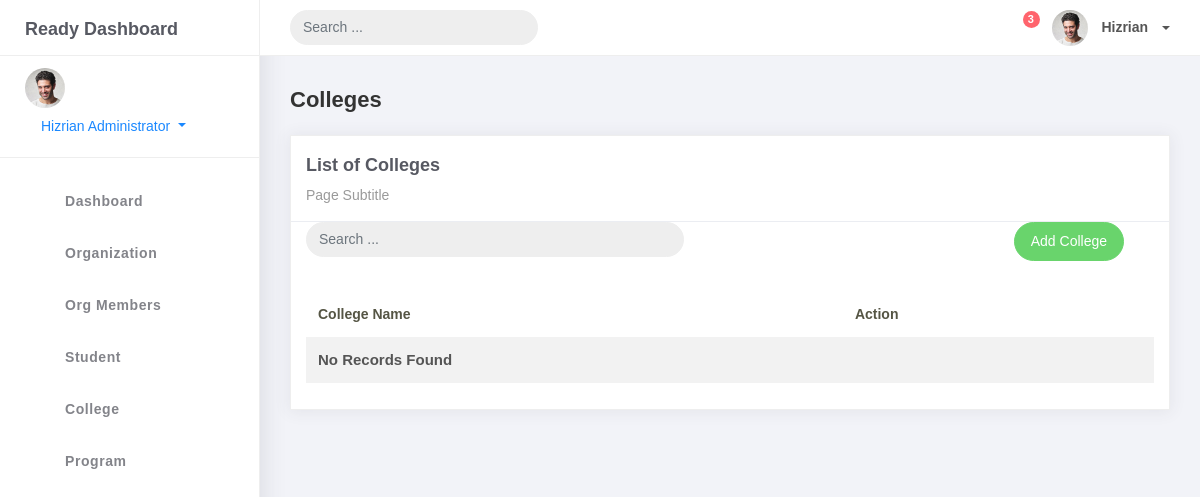
The page /college_list on the database as committed earlier.
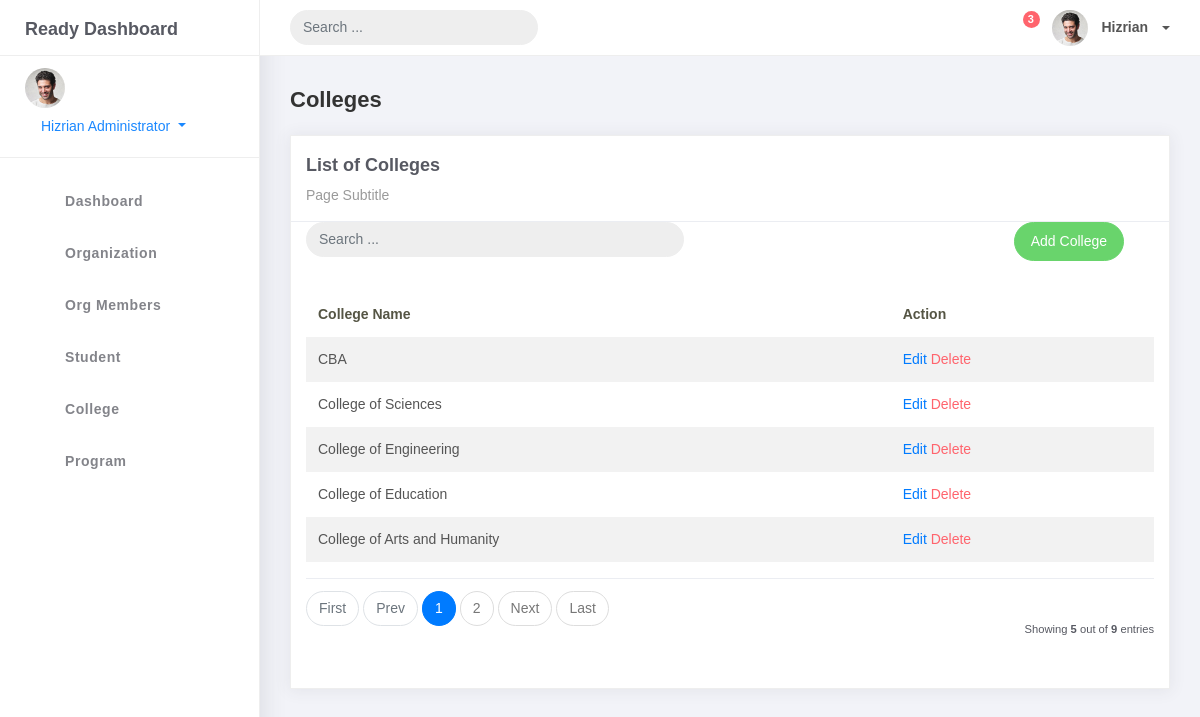
The same page on the database as committed later.
### studentorgs/models.py (models this page shows, shortened)
class BaseModel(models.Model):
    created_at = models.DateTimeField(auto_now_add=True, db_index=True)
    updated_at = models.DateTimeField(auto_now=True)
    class Meta:
        abstract = True

class College(BaseModel):
    college_name = models.CharField(max_length=150)

### studentorgs/views.py (the view)
# urls.py: path('college_list', CollegeList.as_view(), name='college-list'),
class CollegeList(ListView):
    model = College
    context_object_name = 'college'
    template_name = 'college_list.html'
    paginate_by = 5
    def get_queryset(self):
        qs = super().get_queryset()
        query = self.request.GET.get("q")
        if query:
            qs = qs.filter(Q(college_name__icontains=query))
        return qs

### templates/college_list.html
{% extends 'base.html' %}
{% load static %}
{% block content %}
<div class="content">
    <div class="container-fluid">
        <h4 class="page-title">Colleges</h4>
        <div class="row">
            <div class="col-md-12">
                <div class="card">
                    <div class="card-header">
                        <div class="card-title">List of Colleges</div>
                        <div class="card-category">Page Subtitle</div>
                    </div>
                    <div class="col-md-12 row">
                        <div class="col-md-6">
                            <form class="navbar-left navbar-form nav-search mr-md-3" action="">
                                <div class="input-group">
                                    <input type="text" placeholder="Search ..." class="form-control" />
                                    <div class="input-group-append">
                                        <span class="input-group-text">
                                            <i class="la la-search search-icon"></i>
                                        </span>
                                    </div>
                                </div>
                            </form>
                        </div>
                        <div class="col-md-6">
                            <div class="pull-right">
                                <a href="{% url 'college-add' %}" class="btn btn-success btn-rounded">Add College</a>
                            </div>
                        </div>
                    </div>
                    <div class="card-body">
                        <table class="table table-striped mt-3">
                            <thead>
                                <tr>
                                    <th scope="col">College Name</th>
                                    <th scope="col">Action</th>
                                </tr>
                            </thead>
                            <tbody>
                                {% for object in object_list %}
                                <tr>
                                    <td>{{ object.college_name }}</td>
                                    <td>
                                        <a href="college_list/{{ object.id }}">Edit</a>
                                        <a href="college_list/{{ object.id }}/delete" class="text-danger">Delete</a>
                                    </td>
                                </tr>
                                {% empty %}
                                <tr>
                                    <td colspan="2" style="text-align: center;">
                                        <p class="text-sm font-weight-bold mb-0">No Records Found</p>
                                    </td>
                                </tr>
                                {% endfor %}
                            </tbody>
                        </table>
                        {% include 'includes/pagination.html' %}
                    </div>
                </div>
            </div>
        </div>
    </div>
</div>
{% endblock %}

Rows that differ between the two databases and show on the page:
added College: college_name "CBA"
added College: college_name "College of Sciences"
added College: college_name "College of Engineering"
added College: college_name "College of Education"
added College: college_name "College of Arts and Humanity"
Other text that changed with them:
{{ object_list.count }}: (not shown) → "5"
{{ paginator.count }}: (not shown) → "9"
text no longer shown: "No Records Found"
text now shown: "First Prev Next Last Showing out of entries"
new list line: "1"
new list line: "2"
